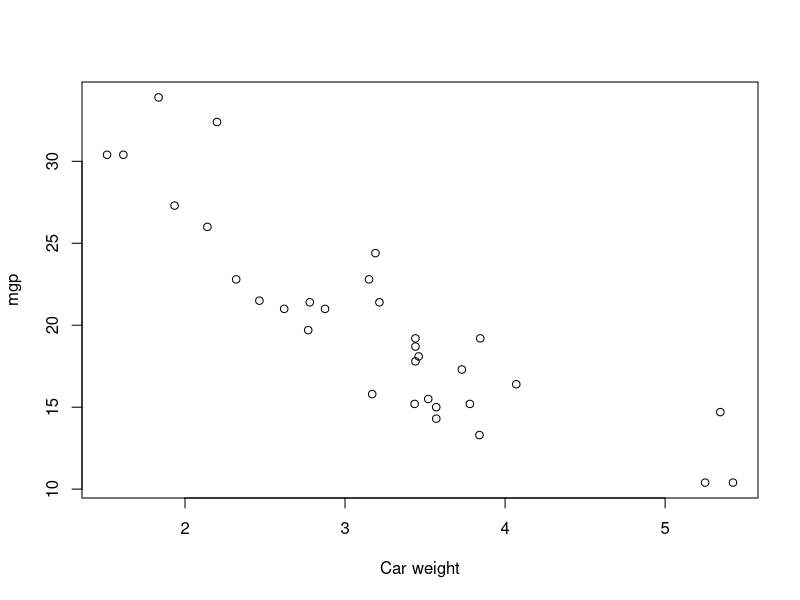
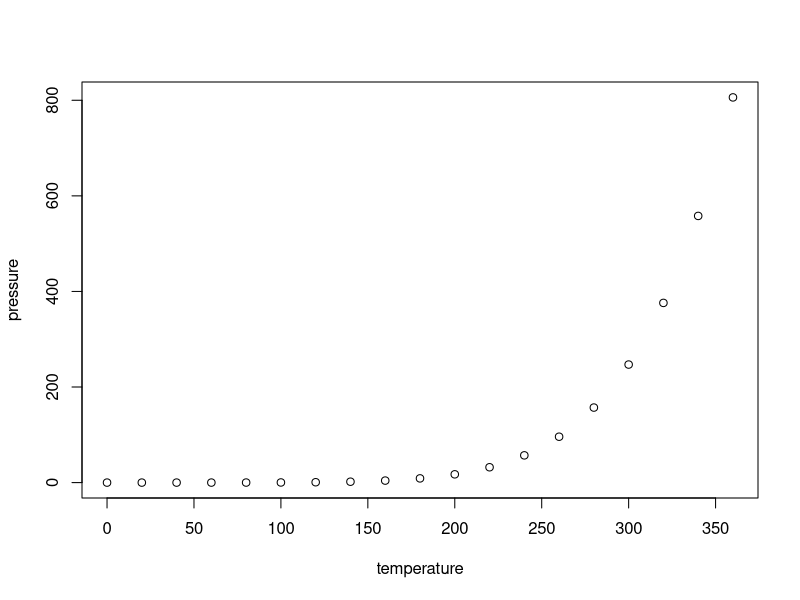

The R source for these figures, in order:
## ---- chunk 1

head(mtcars)

## ---- chunk 2

plot(y = mtcars$mpg, x = mtcars$wt, ylab = "mgp", xlab = "Car weight" )

## ---- chunk 3
summary(cars)
## ---- chunk 4
plot(pressure)
